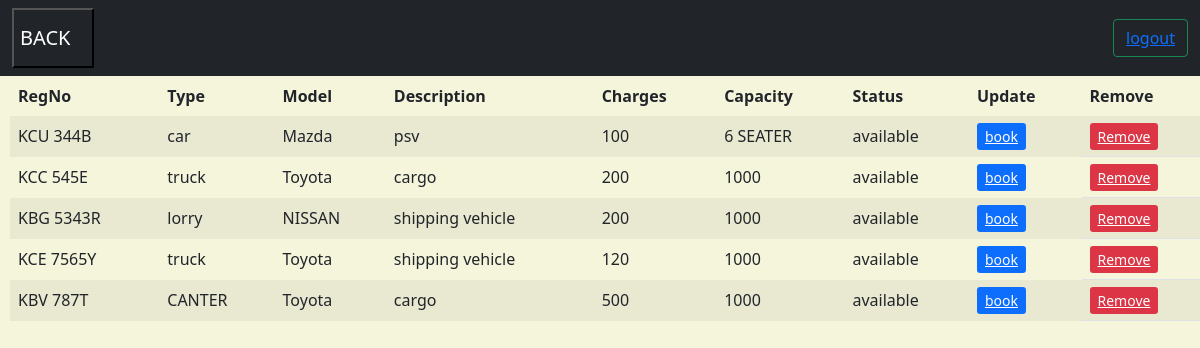
Screenshot of /availablev with the database file from the repository.
### hama/models.py (models this page shows, shortened)
class Vehicle(models.Model):
    vehicle_status = (('available', 'available'),
    ('booked', 'booked'))
    RegNo = models.CharField(max_length=10, null=True)
    type = models.CharField(max_length=255, null=True)
    model=models.CharField(max_length=255,null=True)
    description = models.CharField(max_length=255, null=True)
    capacity = models.CharField(max_length=10, null=True)
    charges=models.CharField(max_length=255,null=True)
    status = models.CharField(max_length=200, null=True, choices=vehicle_status)

### hama/views.py (the view)
# urls.py: path('availablev', views.Available, name='availablev'),
def Available(request):
    vehicles = Vehicle.objects.all()
    available = vehicles.filter(status='available')
    context = {'available': available}
    return render(request, 'hama/availablev.html', context)

### hama/templates/hama/availablev.html (shortened to what this page needs)
<!DOCTYPE html>
<html lang="en">
{% load static %}
<head>
      <link href="https://cdn.jsdelivr.net/npm/bootstrap@5.0.2/dist/css/bootstrap.min.css" rel="stylesheet">
</head>
<body>
<nav class="navbar navbar-dark bg-dark">
  <div class="container-fluid">
     <button class="navbar navbar-dark bg-dark" ><a href="{% url 'home' %}" class="navbar-brand">BACK</a></button>
    <form class="d-flex">
      <button class="btn btn-outline-success" type="submit"><a href="{% url 'logout' %}">logout</a></button>
    </form>
  </div>
</nav>
<table class="col-sm-10 table table table-striped table-hover">
  <thead class="thead-light">
   <tr>
       <th class="border-0">RegNo</th>
       <th class="border-0">Type</th>
        <th class="border-0">Model</th>
       <th class="border-0">Description</th>
       <th class="border-0">Charges</th>
       <th class="border-0">Capacity</th>
       <th class="border-0">Status</th>
       <th class="border-0">Update</th>
       <th class="border-0">Remove</th>
   </tr>
  </thead>
    <tbody>
    {% for Vehicle  in available %}
    <tr>
        <td class="border-0">{{Vehicle.RegNo}}</td>
        <td class="border-0">{{Vehicle.type}}</td>
          <td class="border-0">{{Vehicle.model}}</td>
        <td class="border-0">{{Vehicle.description}}</td>
          <td class="border-0">{{Vehicle.charges}}</td>
        <td class="border-0">{{Vehicle.capacity}}</td>
        <td class="border-0">{{Vehicle.status}}</td>
         <td class="border-0"><a href="{% url 'book_vehicle' Vehicle.id %}" class="btn-sm btn-primary ">book</a></td>
        <td><a href="{% url 'delete_vehicle' Vehicle.id %}" class="btn-sm btn-danger">Remove</a></td>
    </tr>
    {% endfor %}
    </tbody>
</table>
</body>
</html>

### hama/templates/hama/availablev.html (style rules this page uses)
.table { padding-left:30%; margin-left:10px; }
body { background-color: beige; }

### rows the page displays
Vehicle: RegNo "KCU 344B", type "car", model "Mazda", description "psv", charges "100", capacity "6 SEATER", status "available"
Vehicle: RegNo "KCC 545E", type "truck", model "Toyota", description "cargo", charges "200", capacity "1000", status "available"
Vehicle: RegNo "KBG 5343R", type "lorry", model "NISSAN", description "shipping vehicle", charges "200", capacity "1000", status "available"
Vehicle: RegNo "KCE 7565Y", type "truck", model "Toyota", description "shipping vehicle", charges "120", capacity "1000", status "available"
Vehicle: RegNo "KBV 787T", type "CANTER", model "Toyota", description "cargo", charges "500", capacity "1000", status "available"
